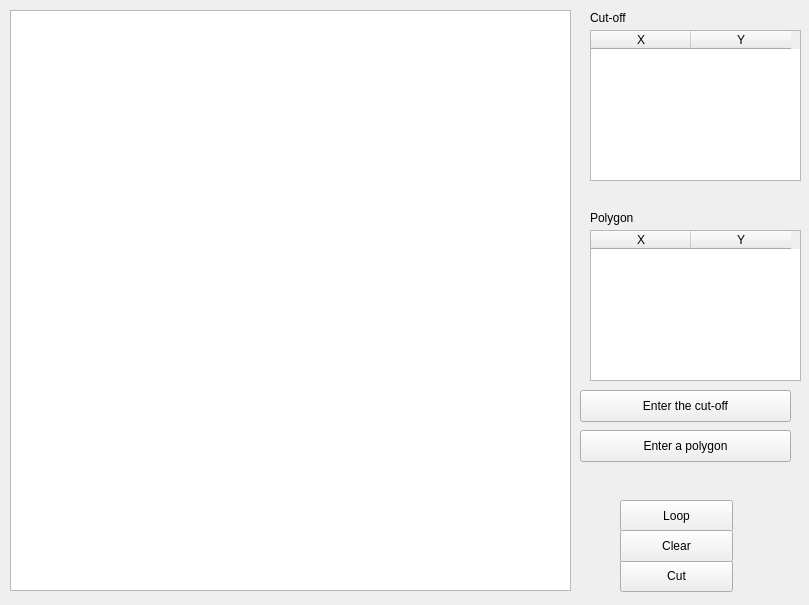
<?xml version="1.0" encoding="UTF-8"?>
<ui version="4.0">
 <class>MainWindow</class>
 <widget class="QMainWindow" name="MainWindow">
  <property name="geometry">
   <rect>
    <x>0</x>
    <y>0</y>
    <width>809</width>
    <height>605</height>
   </rect>
  </property>
  <property name="windowTitle">
   <string>Отсечение отрезков выпуклым отсекателем</string>
  </property>
  <widget class="QWidget" name="centralwidget">
   <widget class="QGraphicsView" name="view">
    <property name="geometry">
     <rect>
      <x>10</x>
      <y>10</y>
      <width>561</width>
      <height>581</height>
     </rect>
    </property>
   </widget>
   <widget class="QTableWidget" name="table_rect">
    <property name="geometry">
     <rect>
      <x>590</x>
      <y>30</y>
      <width>211</width>
      <height>151</height>
     </rect>
    </property>
    <column>
     <property name="text">
      <string>X</string>
     </property>
    </column>
    <column>
     <property name="text">
      <string>Y</string>
     </property>
    </column>
   </widget>
   <widget class="QPushButton" name="paint">
    <property name="geometry">
     <rect>
      <x>620</x>
      <y>560</y>
      <width>113</width>
      <height>32</height>
     </rect>
    </property>
    <property name="text">
     <string>Cut</string>
    </property>
   </widget>
   <widget class="QPushButton" name="lock">
    <property name="geometry">
     <rect>
      <x>620</x>
      <y>500</y>
      <width>113</width>
      <height>32</height>
     </rect>
    </property>
    <property name="text">
     <string>Loop</string>
    </property>
   </widget>
   <widget class="QPushButton" name="erase">
    <property name="geometry">
     <rect>
      <x>620</x>
      <y>530</y>
      <width>113</width>
      <height>32</height>
     </rect>
    </property>
    <property name="text">
     <string>Clear</string>
    </property>
   </widget>
   <widget class="QPushButton" name="poly">
    <property name="geometry">
     <rect>
      <x>580</x>
      <y>430</y>
      <width>211</width>
      <height>32</height>
     </rect>
    </property>
    <property name="text">
     <string>Enter a polygon</string>
    </property>
   </widget>
   <widget class="QPushButton" name="rect">
    <property name="geometry">
     <rect>
      <x>580</x>
      <y>390</y>
      <width>211</width>
      <height>32</height>
     </rect>
    </property>
    <property name="text">
     <string>Enter the cut-off</string>
    </property>
   </widget>
   <widget class="QTableWidget" name="table_pol">
    <property name="geometry">
     <rect>
      <x>590</x>
      <y>230</y>
      <width>211</width>
      <height>151</height>
     </rect>
    </property>
    <column>
     <property name="text">
      <string>X</string>
     </property>
    </column>
    <column>
     <property name="text">
      <string>Y</string>
     </property>
    </column>
   </widget>
   <widget class="QLabel" name="label">
    <property name="geometry">
     <rect>
      <x>590</x>
      <y>10</y>
      <width>81</width>
      <height>16</height>
     </rect>
    </property>
    <property name="text">
     <string>Cut-off</string>
    </property>
   </widget>
   <widget class="QLabel" name="label_2">
    <property name="geometry">
     <rect>
      <x>590</x>
      <y>210</y>
      <width>121</width>
      <height>16</height>
     </rect>
    </property>
    <property name="text">
     <string>Polygon</string>
    </property>
   </widget>
  </widget>
 </widget>
 <resources/>
 <connections/>
</ui>
